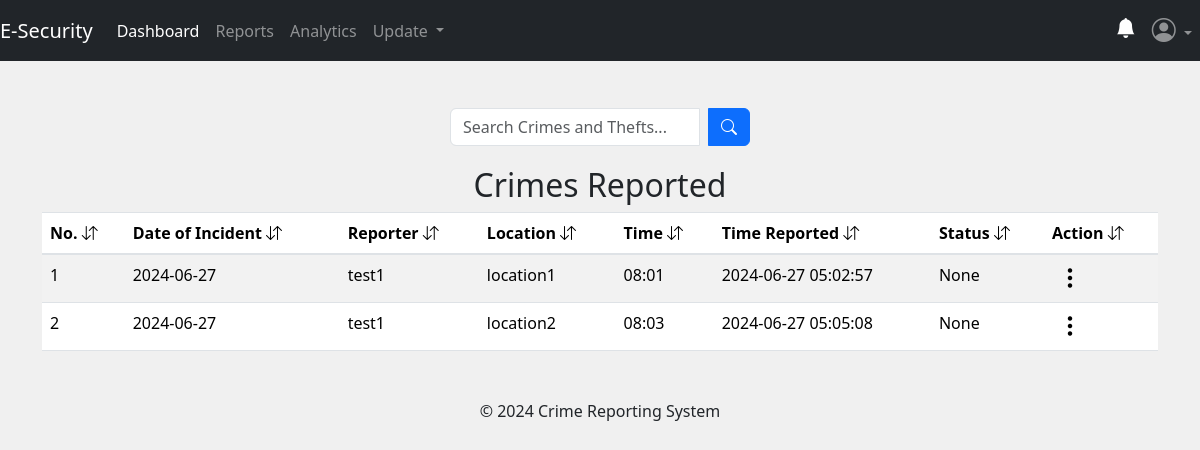
/admin/crime_status (signed in), run on an earlier commit of the app's database.
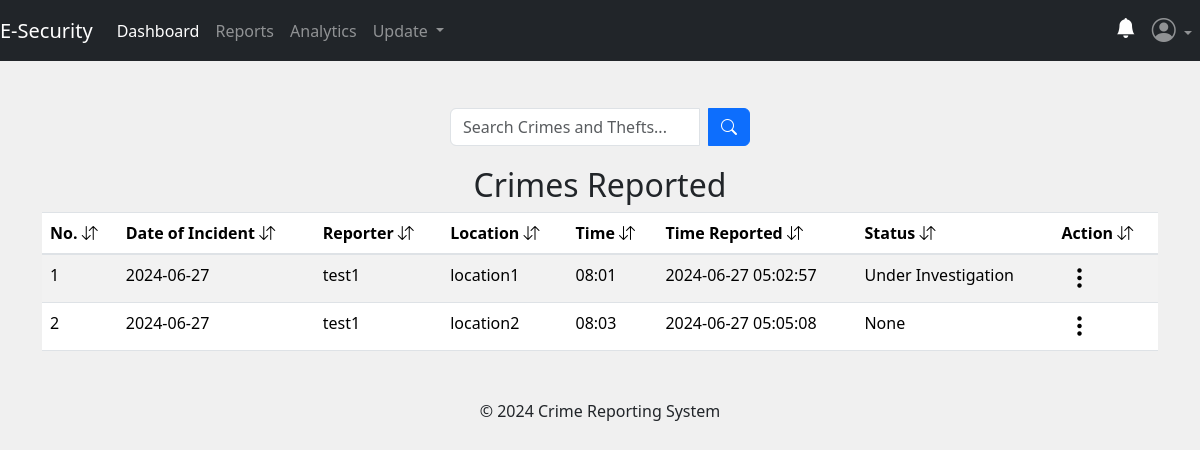
And on a later commit of the database.
### app/posts/models.py (models this page shows)
class Crime(db.Model, UserMixin):
    crime_id = db.Column(db.Integer, primary_key=True)
    date_of_incident = db.Column(db.String(10), nullable=False)
    issued_by = db.Column(db.String(20), nullable=True)
    time_of_incident = db.Column(db.String(10), nullable=False)
    incident_location = db.Column(db.Text, nullable=False)
    incident_nature = db.Column(db.Text, nullable=False)
    incident_details = db.Column(db.Text, nullable=False)
    suspect_details = db.Column(db.Text, nullable=True)
    arrest_history = db.Column(db.Text, nullable=False)
    suspect_name = db.Column(db.String(10), nullable=True)
    comments = db.Column(db.Text, nullable=True)
    crime_status = db.Column(db.String(10), nullable=True)
    latitude = db.Column(db.Float)
    longitude = db.Column(db.Float)
    crime_file_upload = db.Column(db.Text, nullable=True)
    crime_file_name = db.Column(db.Text, nullable=True)
    crime_mimetype = db.Column(db.Text, nullable=True)
    date_crime_received = db.Column(db.DateTime, nullable=False, default=func.now())
    reporter_id = db.Column(db.Integer, db.ForeignKey('user.id'))

### app/admins/routes.py (the view)
@admins.route('/admin/crime_status')
@admin_required
def crimeStatus():
    search_crime = request.args.get('search_crime', '')
    try:
        if search_crime:
            crimes_status = Crime.query.filter(
                Crime.incident_location.ilike(f'%{search_crime}%') |
                Crime.issued_by.ilike(f'%{search_crime}%') |
                Crime.date_of_incident.ilike(f'%{search_crime}%') |
                Crime.time_of_incident.ilike(f'%{search_crime}%') |
                Crime.date_crime_received.ilike(f'%{search_crime}%') |
                Crime.crime_status.ilike(f'%{search_crime}%')
            ).all()
        else:
            crimes_status = Crime.query.all()
    except:
        current_app.logger.error("Database error occurred:")
        flash("No report with the keyword.", "warning")
        return redirect(url_for('admins.crimeStatus'))
    return render_template('admin/crime_status.html', title='Crime Status', crimes_status=crimes_status)

### app/__init__.py (called while the page is built)
@login_manager.user_loader
def load_user(user_id):
    return models.User.query.get(user_id)

### app/admins/routes.py (called while the page is built)
def admin_required(f):
    @wraps(f)
    def decorated_function(*args, **kwargs):
        if not session.get('admin_id'):
            flash('You need to be logged in as an admin to access the page.', 'danger')
            return redirect(url_for('admins.adminIndex'))
        return f(*args, **kwargs)
    return decorated_function

### app/templates/admin/crime_status.html (shortened to what this page needs)
{% extends 'admin/layout.html' %}
{% block content %}
<div class="container">
    <br>
    <form method="GET" action="{{ url_for('admins.crimeStatus') }}" class="search-form">
        <div class="input-group search-input">
            <input type="text" name="search_crime" class="form-control" placeholder="Search Crimes and Thefts...">
            <div class="input-group-append ms-2">
                <button type="submit" class="btn btn-primary">
                    <i class="bi bi-search"></i>
                </button>
            </div>
        </div>
    </form>
{% if crimes_status %}
<table class="table table-striped table-hover">
    <h2 style="text-align: center;">Crimes Reported</h2>
    <thead>
        <tr>
            <th scope="col">No. <i class="bi bi-arrow-down-up"></i></th>
            <th scope="col">Date of Incident <i class="bi bi-arrow-down-up"></i></th>
            <th scope="col">Reporter <i class="bi bi-arrow-down-up"></i></th>
            <th scope="col">Location <i class="bi bi-arrow-down-up"></i></th>
            <th scope="col">Time <i class="bi bi-arrow-down-up"></i></th>
            <th scope="col">Time Reported <i class="bi bi-arrow-down-up"></i></th>
            <th scope="col">Status <i class="bi bi-arrow-down-up"></i></th>
            <th scope="col">Action <i class="bi bi-arrow-down-up"></i></th>
        </tr>
    </thead>
    <tbody>
        {% for crime in crimes_status %}
            <tr>
                <td>{{ loop.index }}</td>
                <td>{{ crime.date_of_incident }}</td>
                <td>{{ crime.issued_by }}</td>
                <td>{{ crime.incident_location }}</td>
                <td>{{ crime.time_of_incident }}</td>
                <td>{{ crime.date_crime_received }}</td>
                <td>{{ crime.crime_status }}</td>
                <td>
                    <div class="dropdown">
                        <button class="three-dots-btn" type="button" id="dropdownMenuButton{{ crime.crime_id }}" data-bs-toggle="dropdown" aria-expanded="false">
                            <i class="bi bi-three-dots-vertical h4"></i>
                        </button>
                    </div>
                  </td>
            </tr>
        {% endfor %}
    </tbody>
  </table>
{% endif %}
{% endblock content %}

What changed in the data, as far as the page shows it:
changed Crime "location1": crime_status "None" → "Under Investigation"
